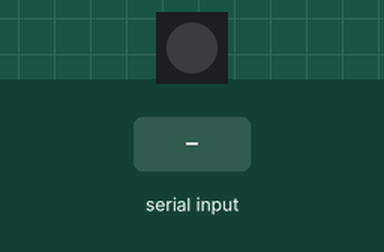
This sketch was run on a simulated Arduino Uno, built with avr-gcc and run on an emulated ATmega328P. Shown: 1 RGB LEDs in strip order, left to right. The inputs (shaded band) are chosen by the test bench. What the sketch prints to the serial monitor is not drawn.

Above: at 1.2 s.
1.3 s: "rojo\n" received over Serial
At 1.8 s:
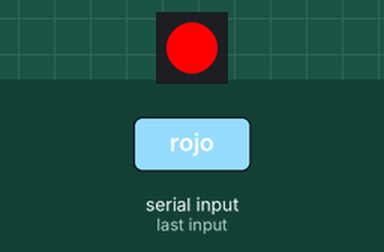
2.8 s: "verde\n" received over Serial
At 4.0 s:
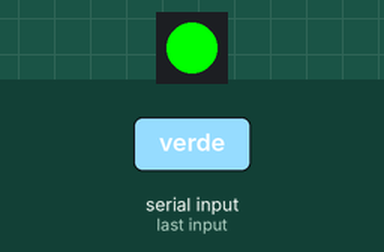
4.3 s: "azul\n" received over Serial
At 5.3 s:
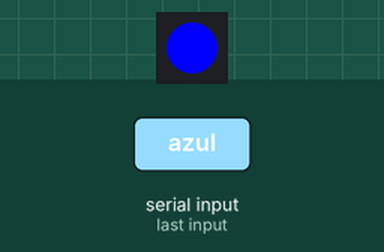
5.8 s: "amarillo\n" received over Serial
At 6.4 s:
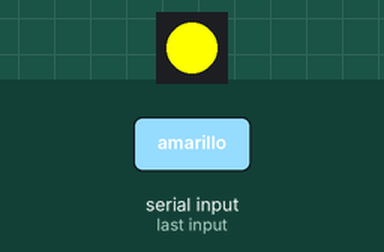
7.3 s: "celeste\n" received over Serial
At 8.5 s:
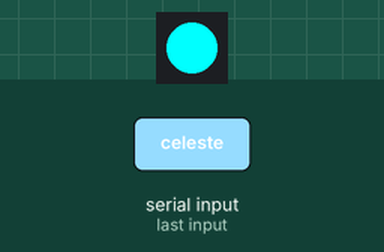
8.8 s: "lila\n" received over Serial
At 9.9 s:
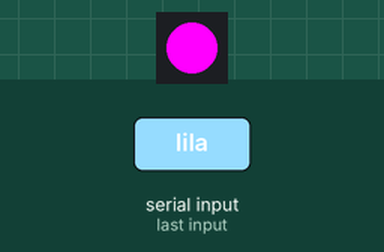
Timing chart, 0 to 11.3 s (numbered marks = the images above; inputs shaded):
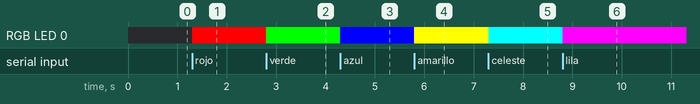

Measured:
- after the input at 1.3 s, RGB LED 0: off → RGB(255, 0, 0) at once
- after the input at 2.8 s, RGB LED 0: RGB(255, 0, 0) → RGB(0, 255, 0) at once
- after the input at 4.3 s, RGB LED 0: RGB(0, 255, 0) → RGB(0, 0, 255) at once
- after the input at 5.8 s, RGB LED 0: RGB(0, 0, 255) → RGB(255, 255, 0) at once
- after the input at 7.3 s, RGB LED 0: RGB(255, 255, 0) → RGB(0, 255, 255) at once
- after the input at 8.8 s, RGB LED 0: RGB(0, 255, 255) → RGB(255, 0, 255) at once

The sketch:

NeoPixel.ino
```cpp
//Fiorella Pérez López.
//Universidad Cenfotec.

#include <Adafruit_NeoPixel.h>

#define LED_PIN    2          // Pin donde está conectado el LED NeoPixel
#define NUM_LEDS   1          // Número de LEDs (solo uno)

Adafruit_NeoPixel strip(NUM_LEDS, LED_PIN, NEO_GRB + NEO_KHZ800);

String comando = "";          // Variable para guardar lo que escribe el usuario

void setup() {
  Serial.begin(115200);         // Inicia la comunicación serial
  strip.begin();              // Inicializa la tira de LEDs
  strip.show();               // Apaga todos los LEDs al inicio

  Serial.println("Escribe un color: rojo, verde, azul, amarillo, celeste, lila o blanco.");
  Serial.println("También puedes escribir STOP para apagar el LED y detener el programa.");
}

void loop() {
  if (Serial.available()) {
    comando = Serial.readStringUntil('\n'); // Lee hasta que se presione ENTER
    comando.trim();                         // Elimina espacios en blanco
    comando.toLowerCase();                  // Convierte a minúsculas

    if (comando == "rojo") {
      setColor(255, 0, 0);
    } else if (comando == "verde") {
      setColor(0, 255, 0);
    } else if (comando == "azul") {
      setColor(0, 0, 255);
    } else if (comando == "amarillo") {
      setColor(255, 255, 0);
    } else if (comando == "celeste") {
      setColor(0, 255, 255);
    } else if (comando == "lila") {
      setColor(255, 0, 255);
    } else if (comando == "blanco") {
      setColor(255, 255, 255);
    } else if (comando == "stop") {
      apagarLed();
      Serial.println("Programa detenido.");
      while (true); // Detiene el programa
    } else {
      Serial.println("Comando no reconocido. Intenta con: rojo, verde, azul, amarillo, celeste, lila, blanco o STOP.");
    }
  }
}

// Función para encender el LED con un color RGB
void setColor(uint8_t r, uint8_t g, uint8_t b) {
  strip.setPixelColor(0, strip.Color(r, g, b)); // Asigna el color
  strip.show();                                 // Muestra el color
}

// Función para apagar el LED
void apagarLed() {
  strip.setPixelColor(0, strip.Color(0, 0, 0)); // Apaga el LED
  strip.show();
}
```
